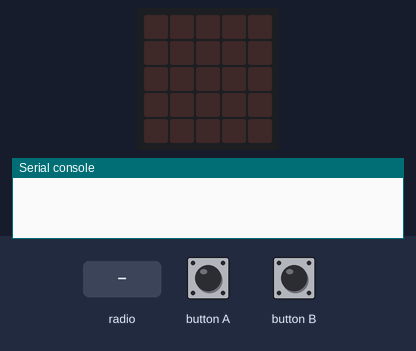
A program run on a simulated BBC micro:bit running MicroPython. On the bench: the board's 5×5 LED display, the last lines printed to the serial console. The test bench sets the inputs (shaded band). No radio messages arrive unless stated (any console line starting 'radio sent:' is added by the test bench); the 48×5 strip is a reading aid, not a part: it shows the text the display is scrolling, unrolled, one strip-width of it at a time.

Above: at 1.2 s.
1.3 s: button B pressed for 0.15 s
At 1.46 s:
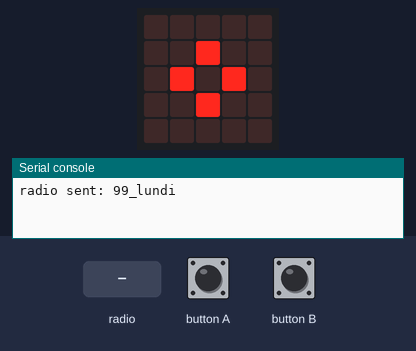
3.0 s: button A pressed for 1 s
At 4.1 s:
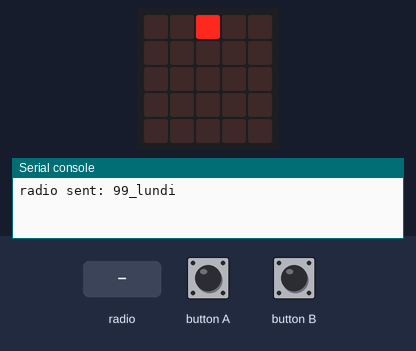
5.5 s: radio message "LIKE" arrives
At 6.0 s:
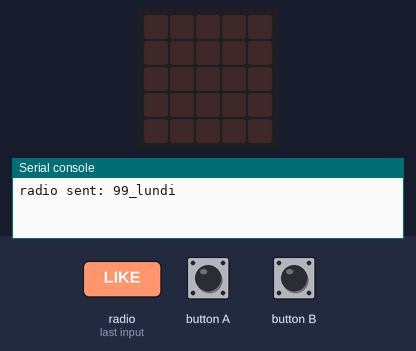
7.0 s: button B pressed for 1 s
At 7.05 s:
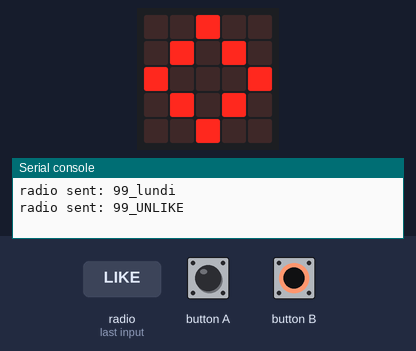
10.0 s: button B pressed for 3.2 s
14.7 s: button A pressed for 0.15 s
At 15.5 s:
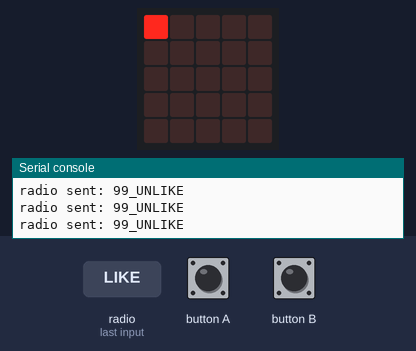
Timing chart, 0 to 17.3 s (numbered marks = the images above; inputs shaded):
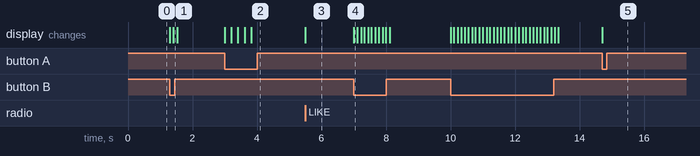

Measured:
- after the input at 1.3 s, the display: first changes at once (image 1 shows a later state)
- after the input at 3.0 s, the display: first changes at once (image 2 shows a later state)
- after the input at 5.5 s, the display: changes at once (image 3)
- after the input at 7.0 s, the display: changes at once (image 4)
- after the input at 14.7 s, the display: changes at once (image 5)

The program:

projet2_authentifier_POO.py
```python
# Write your code here :-)
# Programme communication avec auteur authentifié POO
from microbit import *
import radio
import utime


class Communication_radio:
  def __init__(self, ch=7,gpe=0,messages=['lundi','LIKE','UNLIKE'],numero=99):
    self.channel = ch
    self.group = gpe
    self.messages = messages
    self.i = 0
    self.img = [Image.DIAMOND,Image.DIAMOND_SMALL]
    self.numero = numero

  def message_suivant(self):
    display.clear()
    l = len(self.messages)
    self.i = (self.i + 1) % l
    display.set_pixel(self.i,0,9)
    utime.sleep(0.2)

  def select_message(self):
    message_complet = str(self.numero) + "_" + self.messages[self.i]
    return message_complet

  def img_send(self):
    display.show(self.img,delay=100)
    utime.sleep(0.015)
    display.clear()

  def parse(self,stringData):
    try:
      n, texte = stringData.split('_')
      # n est en format string
      n = int(n)
    except:
      # reception d'un message sans caractere '_'
      n= 0
      # on n'affiche rien
    if n == self.numero:
        return texte
    else:
        return ""


com = Communication_radio(7,0,['lundi','LIKE','UNLIKE'])
radio.on()
radio.config(channel = com.channel, power = 6, length = 32, group=com.group)

while True:
  if button_a.is_pressed():
    com.message_suivant()
  if button_b.is_pressed():
    radio.send(com.select_message())
    com.img_send() # affiche l'animation lors de l'envoi du message

  stringData = radio.receive()
  if stringData:
    texte = com.parse(stringData)
    if texte == 'LIKE':
      display.show(Image.HAPPY)
      utime.sleep(0.2)
      display.clear()
    elif texte == 'UNLIKE':
      display.show(Image.SAD)
      utime.sleep(0.2)
      display.clear()
    else:
      display.scroll(texte)
```
